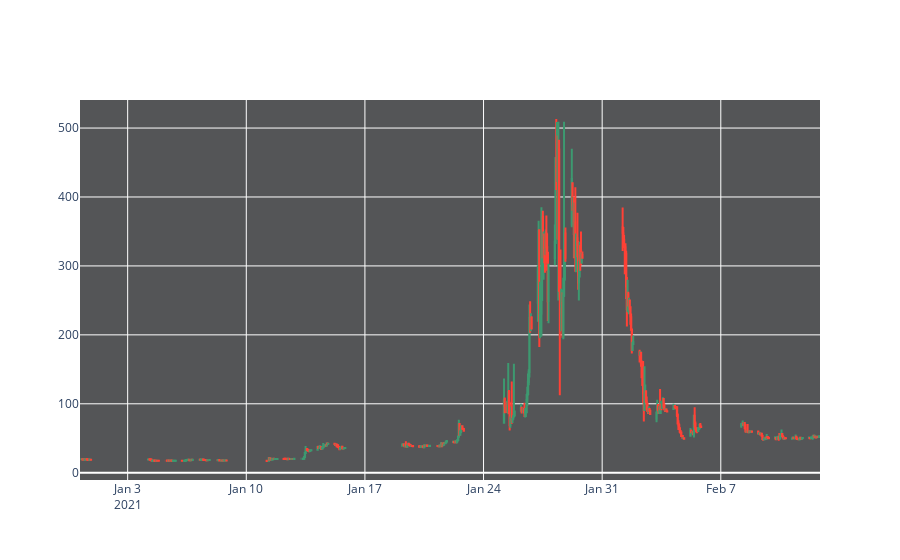

The notebook cell this image was saved under:
### Code cell
### Daily candlestick graph ### 
fig = go.Figure(data=[go.Candlestick(x=gme_hourly_full['date'],
                open=gme_hourly_full['1. open'],
                high=gme_hourly_full['2. high'],
                low=gme_hourly_full['3. low'],
                close=gme_hourly_full['4. close'])])


fig.layout.plot_bgcolor='rgb(84, 85, 87)'
fig.update_layout(xaxis_rangeslider_visible=False)
fig.show()

### Figure 1 — Plotly figure (JSON) as saved in the notebook; plotly's stock layout.template omitted (floating-point values rounded to 4 significant figures; data arrays with more than 128 entries replaced by an {"elided": "..."} marker saying what was removed)
{"data": [{"close": {"elided": "472 float values"}, "high": {"elided": "472 float values"}, "low": {"elided": "472 float values"}, "open": {"elided": "472 float values"}, "type": "candlestick", "x": {"elided": "472 str values"}}], "layout": {"plot_bgcolor": "rgb(84, 85, 87)", "xaxis": {"rangeslider": {"visible": false}}}}
